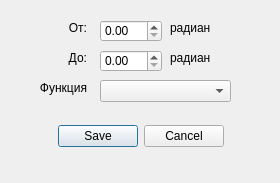
<?xml version="1.0" encoding="UTF-8"?>
<ui version="4.0">
 <class>DataPanelDialog</class>
 <widget class="QDialog" name="DataPanelDialog">
  <property name="geometry">
   <rect>
    <x>0</x>
    <y>0</y>
    <width>280</width>
    <height>183</height>
   </rect>
  </property>
  <property name="windowTitle">
   <string>Dialog</string>
  </property>
  <widget class="QDialogButtonBox" name="buttonBox">
   <property name="geometry">
    <rect>
     <x>10</x>
     <y>120</y>
     <width>261</width>
     <height>32</height>
    </rect>
   </property>
   <property name="orientation">
    <enum>Qt::Horizontal</enum>
   </property>
   <property name="standardButtons">
    <set>QDialogButtonBox::Cancel|QDialogButtonBox::Save</set>
   </property>
   <property name="centerButtons">
    <bool>true</bool>
   </property>
  </widget>
  <widget class="QComboBox" name="functionsComboBox">
   <property name="geometry">
    <rect>
     <x>100</x>
     <y>80</y>
     <width>131</width>
     <height>22</height>
    </rect>
   </property>
  </widget>
  <widget class="QLabel" name="label">
   <property name="geometry">
    <rect>
     <x>40</x>
     <y>80</y>
     <width>47</width>
     <height>16</height>
    </rect>
   </property>
   <property name="text">
    <string>Функция</string>
   </property>
   <property name="alignment">
    <set>Qt::AlignRight|Qt::AlignTrailing|Qt::AlignVCenter</set>
   </property>
  </widget>
  <widget class="QDoubleSpinBox" name="fromRadSpinbox">
   <property name="geometry">
    <rect>
     <x>100</x>
     <y>20</y>
     <width>62</width>
     <height>22</height>
    </rect>
   </property>
  </widget>
  <widget class="QLabel" name="label_2">
   <property name="geometry">
    <rect>
     <x>40</x>
     <y>20</y>
     <width>47</width>
     <height>16</height>
    </rect>
   </property>
   <property name="text">
    <string>От:</string>
   </property>
   <property name="alignment">
    <set>Qt::AlignRight|Qt::AlignTrailing|Qt::AlignVCenter</set>
   </property>
  </widget>
  <widget class="QLabel" name="label_3">
   <property name="geometry">
    <rect>
     <x>170</x>
     <y>20</y>
     <width>47</width>
     <height>16</height>
    </rect>
   </property>
   <property name="text">
    <string>радиан</string>
   </property>
  </widget>
  <widget class="QLabel" name="label_4">
   <property name="geometry">
    <rect>
     <x>40</x>
     <y>50</y>
     <width>47</width>
     <height>16</height>
    </rect>
   </property>
   <property name="text">
    <string>До:</string>
   </property>
   <property name="alignment">
    <set>Qt::AlignRight|Qt::AlignTrailing|Qt::AlignVCenter</set>
   </property>
  </widget>
  <widget class="QLabel" name="label_5">
   <property name="geometry">
    <rect>
     <x>170</x>
     <y>50</y>
     <width>47</width>
     <height>16</height>
    </rect>
   </property>
   <property name="text">
    <string>радиан</string>
   </property>
  </widget>
  <widget class="QDoubleSpinBox" name="toRadSpinbox">
   <property name="geometry">
    <rect>
     <x>100</x>
     <y>50</y>
     <width>62</width>
     <height>22</height>
    </rect>
   </property>
  </widget>
 </widget>
 <resources/>
 <connections>
  <connection>
   <sender>buttonBox</sender>
   <signal>accepted()</signal>
   <receiver>DataPanelDialog</receiver>
   <slot>accept()</slot>
   <hints>
    <hint type="sourcelabel">
     <x>248</x>
     <y>254</y>
    </hint>
    <hint type="destinationlabel">
     <x>157</x>
     <y>274</y>
    </hint>
   </hints>
  </connection>
  <connection>
   <sender>buttonBox</sender>
   <signal>rejected()</signal>
   <receiver>DataPanelDialog</receiver>
   <slot>reject()</slot>
   <hints>
    <hint type="sourcelabel">
     <x>316</x>
     <y>260</y>
    </hint>
    <hint type="destinationlabel">
     <x>286</x>
     <y>274</y>
    </hint>
   </hints>
  </connection>
 </connections>
</ui>
